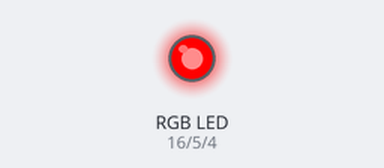
Simulated run of this sketch. Board: Arduino Uno, built with avr-gcc and run on an emulated ATmega328P. Parts: an RGB LED mixed from three pins (HIGH = lit).

Above: at 0.5 s.
At 1.5 s:
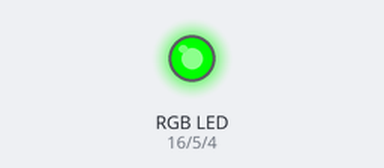
At 5.5 s:
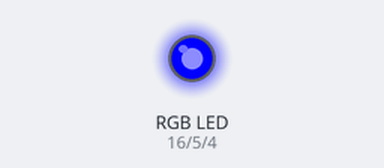
Timing chart, 0 to 6.9 s (numbered marks = the images above):
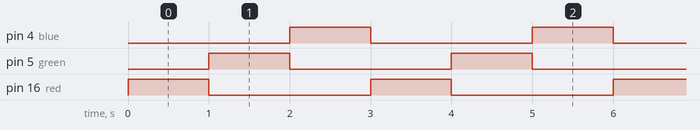

Measured:
- by itself, pin 4 (blue), pin 5 (green), pin 16 (red): alternates HIGH for 1.0 s and LOW for 2.0 s
- by itself, everything shown: repeats every 3.0 s, in 3 steps

The sketch:

P10-RGB.ino
```cpp
int red=16;
int green=5;
int blue=4;

void setup() {
pinMode(red, OUTPUT);
pinMode(green, OUTPUT);
pinMode(blue, OUTPUT);
}

void loop() {
set(255, 0, 0); // Red Color
delay(1000);
set(0, 255, 0); // Green Color
delay(1000);
set(0, 0, 255); // Blue Color
delay(1000);
}

void set(int r, int g, int b) {
analogWrite(red,r);
analogWrite(green,g);
analogWrite(blue,b);
}
```
